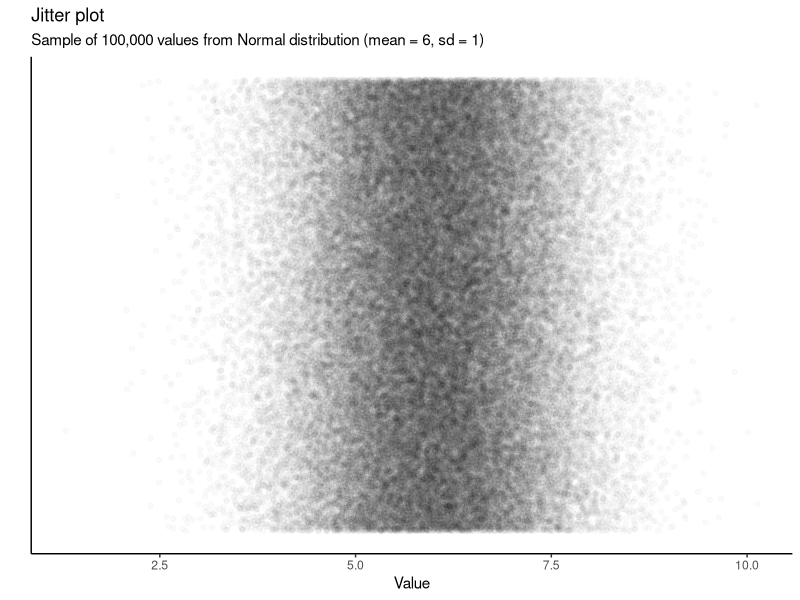
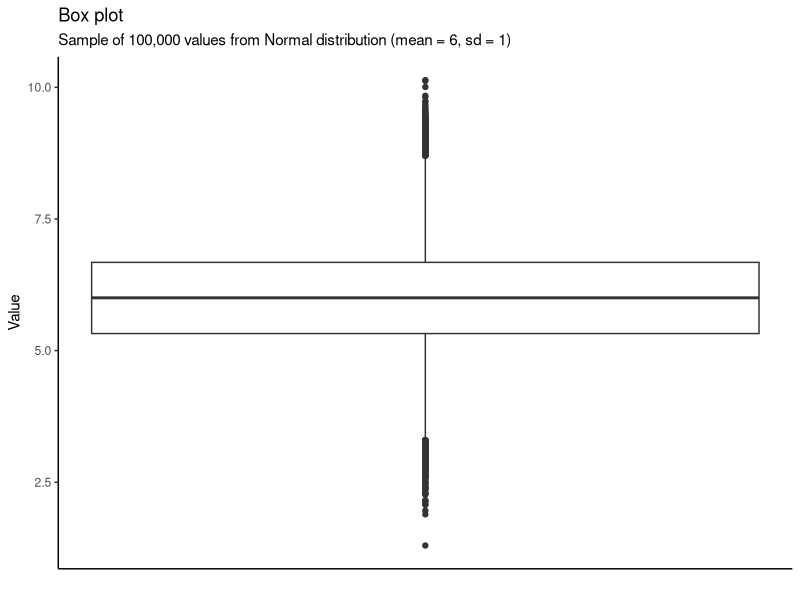
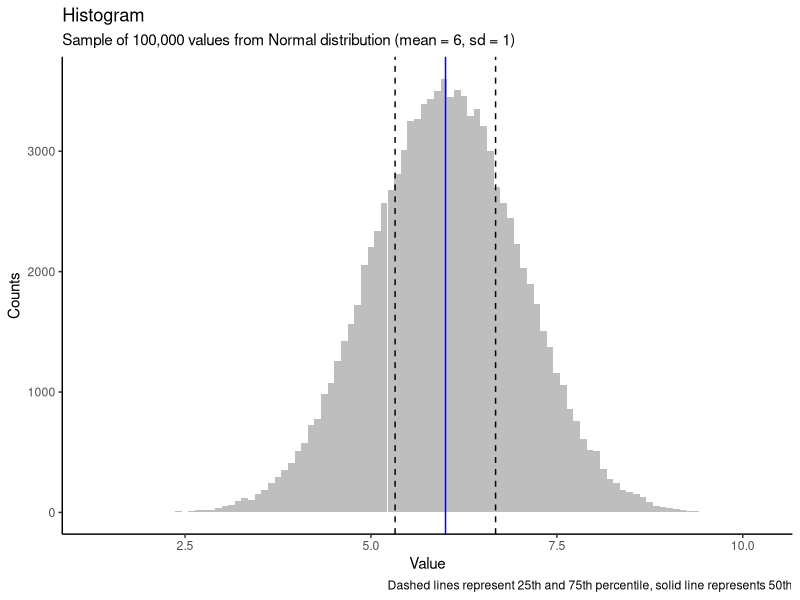
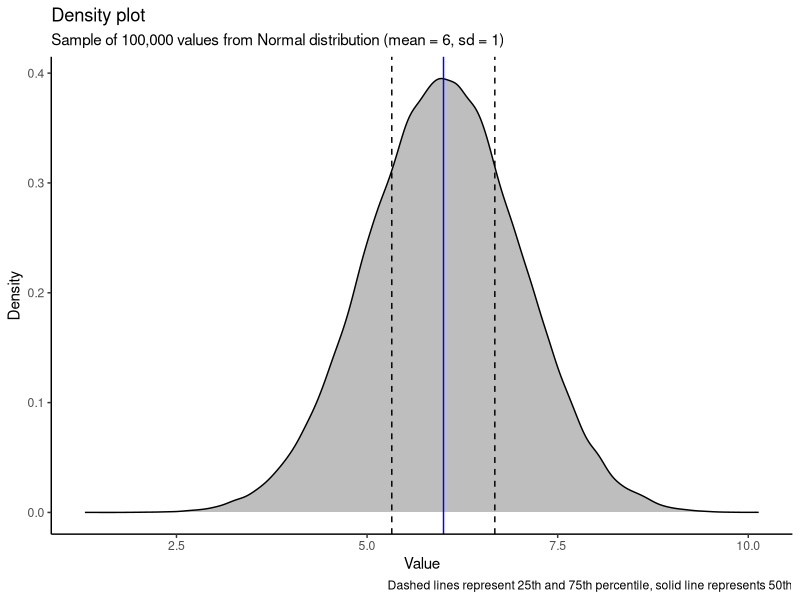
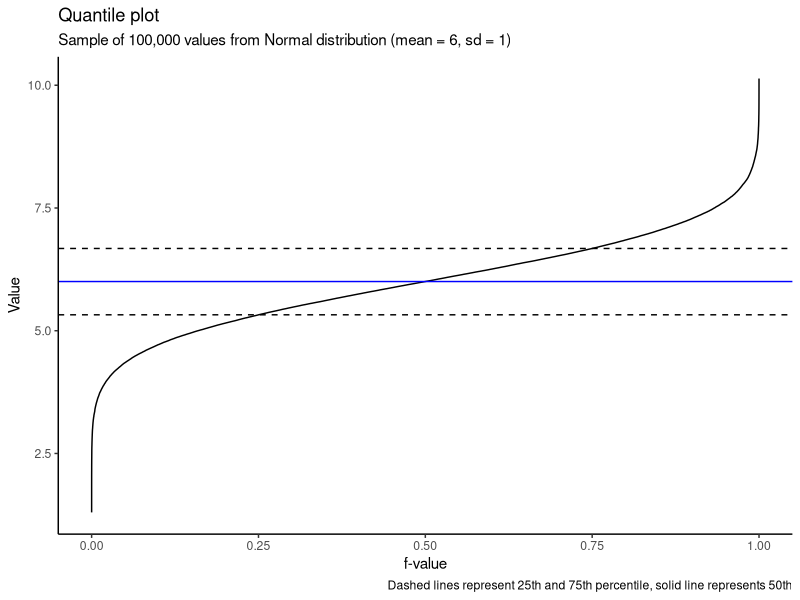
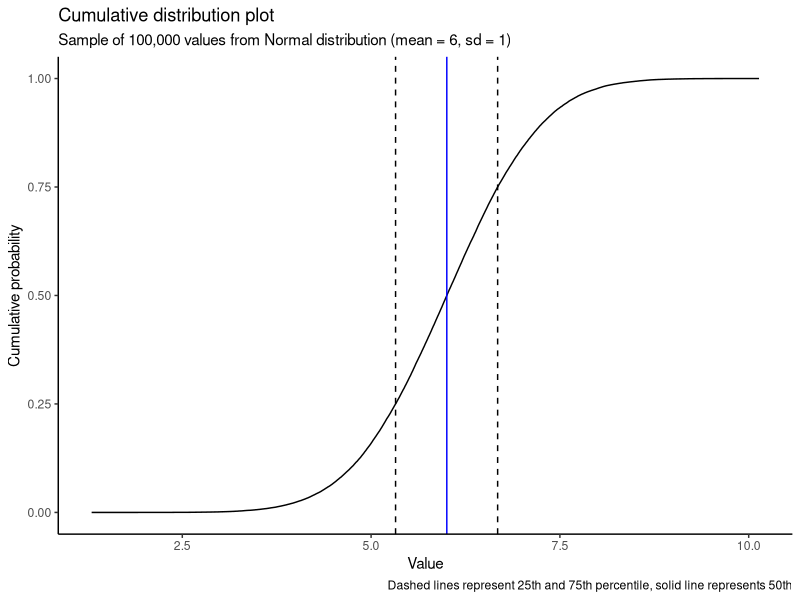

These figures' R source, in order:
## ---- chunk 1
library(tidyverse)
library(stats)
library(scales)
## ---- chunk 2
vec_norm <- tibble(values = rnorm(n = 1*10^5, mean = 6, sd = 1))
## ---- chunk 3

qv <- quantile(vec_norm$values, probs = c(0.25, 0.50, 0.75))

## ---- chunk 4
vec_norm %>% 
  ggplot(aes(y = 1, x = values)) +
  geom_jitter(width = 0, alpha = 0.02) +
  theme_classic() +
  theme(axis.text.y = element_blank(),
        axis.ticks.y = element_blank()) +
  labs(y = "",
       x = "Value",
      title = "Jitter plot",
       subtitle = "Sample of 100,000 values from Normal distribution (mean = 6, sd = 1)")

## ---- chunk 5
vec_norm %>% 
  ggplot(aes(y = values)) +
  geom_boxplot() +
  theme_classic() +
  theme(axis.text.x = element_blank(),
        axis.ticks.x = element_blank()) +
  labs(y = "Value",
       x = "",
       title = "Box plot",
       subtitle = "Sample of 100,000 values from Normal distribution (mean = 6, sd = 1)")

## ---- chunk 6
vec_norm %>% 
  ggplot(aes(values)) +
  geom_histogram(fill = "grey", bins = 100) +
  theme_classic() +
  labs(x = "Value",
       y = "Counts",
       title = "Histogram",
       subtitle = "Sample of 100,000 values from Normal distribution (mean = 6, sd = 1)",
       caption = "Dashed lines represent 25th and 75th percentile, solid line represents 50th") +
  geom_vline(xintercept = qv[1], linetype = "dashed") +
  geom_vline(xintercept = qv[2], linetype = "solid", color = "blue") +
  geom_vline(xintercept = qv[3], linetype = "dashed") 
## ---- chunk 7
vec_norm %>% 
  ggplot(aes(values)) +
  geom_density(fill = "grey") +
  theme_classic() +
  labs(x = "Value",
       y = "Density",
       title = "Density plot",
       subtitle = "Sample of 100,000 values from Normal distribution (mean = 6, sd = 1)",
       caption = "Dashed lines represent 25th and 75th percentile, solid line represents 50th") +
  geom_vline(xintercept = qv[1], linetype = "dashed") +
  geom_vline(xintercept = qv[2], linetype = "solid", color = "blue") +
  geom_vline(xintercept = qv[3], linetype = "dashed") 
## ---- chunk 8
vec_norm %>% 
  ggplot(aes(x = cume_dist(values), y = values))  +
  geom_line() +
  theme_classic() +
  labs(x = "f-value",
       y = "Value",
       title = "Quantile plot",
       subtitle = "Sample of 100,000 values from Normal distribution (mean = 6, sd = 1)",
       caption = "Dashed lines represent 25th and 75th percentile, solid line represents 50th") +
  geom_hline(yintercept = qv[1], linetype = "dashed") +
  geom_hline(yintercept = qv[2], linetype = "solid", color = "blue") +
  geom_hline(yintercept = qv[3], linetype = "dashed") 
## ---- chunk 9
vec_norm %>% 
  ggplot(aes(x = cume_dist(values), y = values))  +
  geom_line() +
  coord_flip() +
  theme_classic() +
  labs(y = "Value",
       x = "Cumulative probability",
       title = "Cumulative distribution plot",
       subtitle = "Sample of 100,000 values from Normal distribution (mean = 6, sd = 1)",
       caption = "Dashed lines represent 25th and 75th percentile, solid line represents 50th") +
  geom_hline(yintercept = qv[1], linetype = "dashed") +
  geom_hline(yintercept = qv[2], linetype = "solid", color = "blue") +
  geom_hline(yintercept = qv[3], linetype = "dashed") 
  
